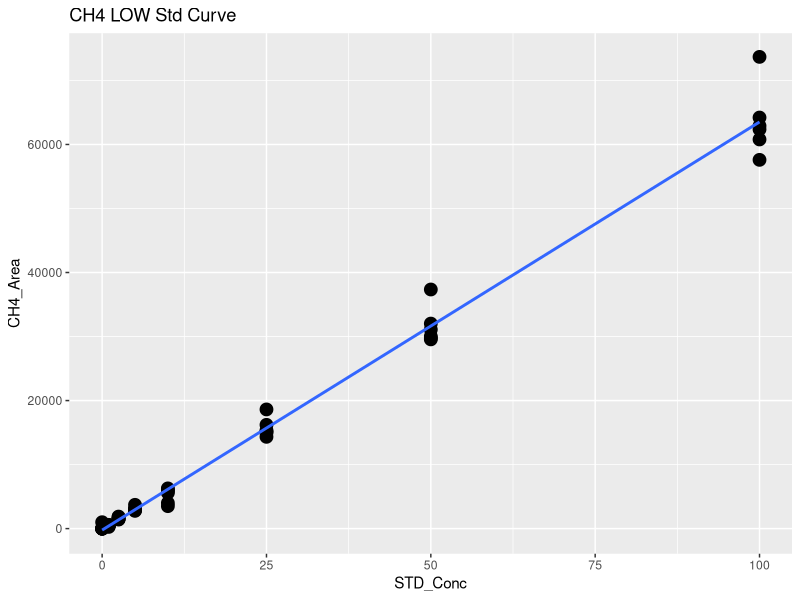
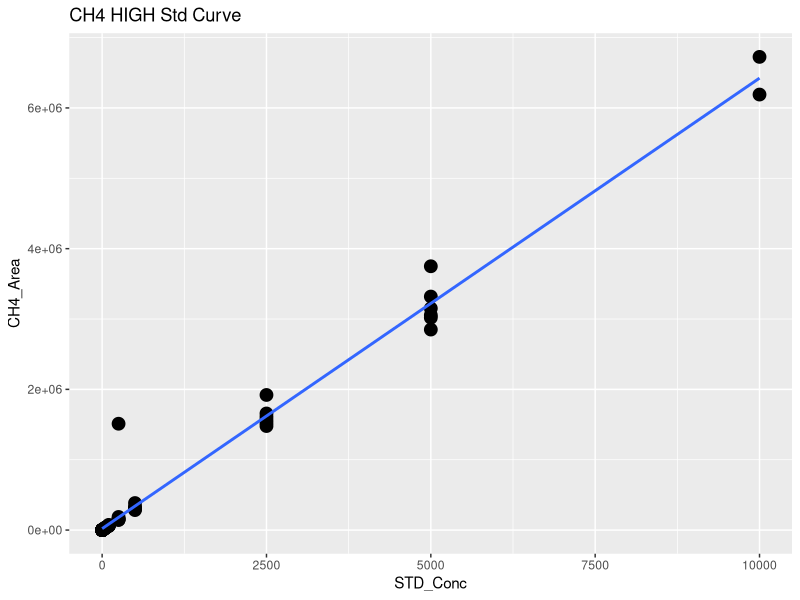
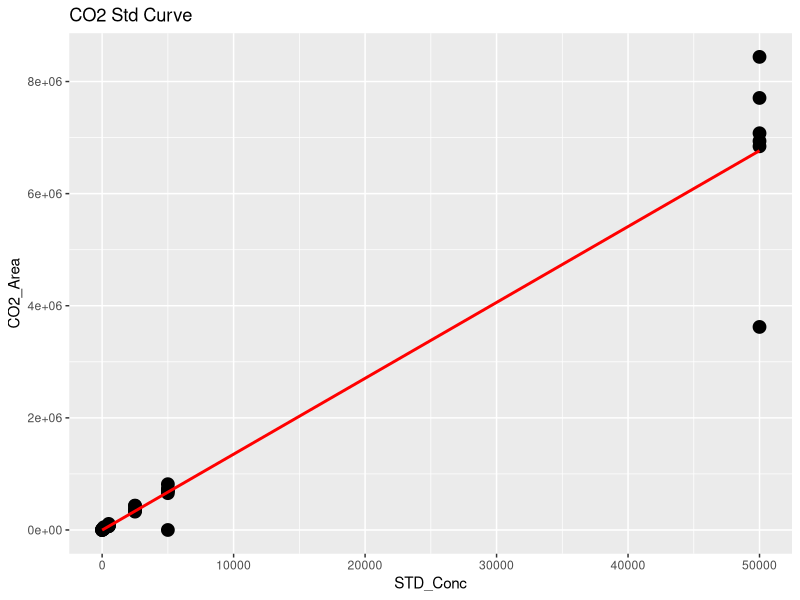
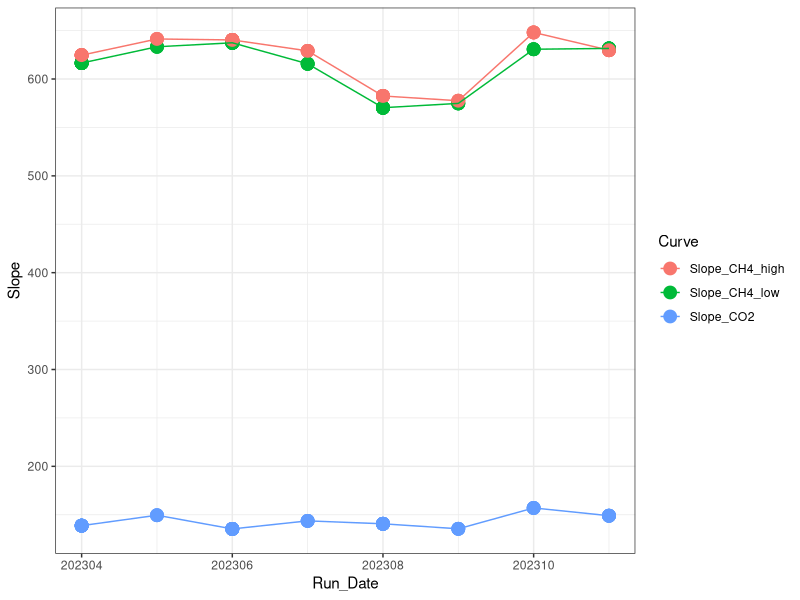

R code for these plots, in order: (Note: this script raises an error after producing the figures.)
## ---- chunk 1
library(dplyr)
library(ggplot2)
library(ggpubr)
library(stringr)
## ---- chunk 2
#Read in June Data 
raw <- read.csv("2023 Raw Data/TEMPEST_SGAS_June_2023_ALL_entered.csv")
head(raw)

#pull out methane standards
stds_ch4 <-  raw %>%  
  filter(str_detect(Sample_Type, "STD_CH4"))
#head(stds_ch4)

#split into high curve and low curve for CH4
stds_ch4_low <- stds_ch4  %>%  
  filter(!STD_Conc > 100)

#Low curve for CH4
CH4_Low <- ggplot(stds_ch4_low, aes(STD_Conc, CH4_Area)) + geom_point(size=4) + 
  geom_smooth(method = "lm", se = FALSE) + labs(title="CH4 LOW Std Curve")
CH4_Low

CH4_Low_lm <- lm(stds_ch4_low$CH4_Area ~ stds_ch4_low$STD_Conc)
summary(CH4_Low_lm)
cf <- coef(CH4_Low_lm)

#create data frame with 1 rows and 0 columns
Slope_CH4_low <- data.frame(matrix(ncol = 0, nrow = 1))
Slope_CH4_low$Curve <- "Slope_CH4_low"
Slope_CH4_low$R2 <- summary(CH4_Low_lm)$adj.r.squared
Slope_CH4_low$Slope <- cf[2]
Slope_CH4_low$Intercept <- cf[1]
#head(Slope_CH4_low)

#High curve for CH4
CH4_High <- ggplot(stds_ch4, aes(STD_Conc, CH4_Area)) + geom_point(size=4) + 
  geom_smooth(method = "lm", se = FALSE) + labs(title="CH4 HIGH Std Curve")
CH4_High

stds_ch4_lm <- lm(stds_ch4$CH4_Area ~ stds_ch4$STD_Conc)
summary(stds_ch4_lm)
cf <- coef(stds_ch4_lm)

#create data frame with 1 rows and 0 columns
Slope_CH4_high <- data.frame(matrix(ncol = 0, nrow = 1))
Slope_CH4_high$Curve <- "Slope_CH4_high"
Slope_CH4_high$R2 <- summary(stds_ch4_lm)$adj.r.squared
Slope_CH4_high$Slope <- cf[2]
Slope_CH4_high$Intercept <- cf[1]
#head(Slope_CH4_high)

#pull out co2 standards
stds_co2 <-  raw %>%  
  filter(str_detect(Sample_Type, "STD_CO2"))
#head(stds_co2)

#CO2 Curve
CO2_stds <- ggplot(stds_co2, aes(STD_Conc, CO2_Area)) + geom_point(size=4) + 
  geom_smooth(method = "lm", se = FALSE, color="red") + labs(title="CO2 Std Curve")
CO2_stds

stds_co2_lm <- lm(stds_co2$CO2_Area ~ stds_co2$STD_Conc)
summary(stds_co2_lm)
cf <- coef(stds_co2_lm)

#create data frame with 1 rows and 0 columns
Slope_CO2 <- data.frame(matrix(ncol = 0, nrow = 1))
Slope_CO2$Curve <- "Slope_CO2"
Slope_CO2$R2 <- summary(stds_co2_lm)$adj.r.squared
Slope_CO2$Slope <- cf[2]
Slope_CO2$Intercept <- cf[1]
#head(Slope_CO2)

#pull all the slopes together into one dataframe 
Slopes <- rbind(Slope_CH4_low, Slope_CH4_high, Slope_CO2)
#head(Slopes)

#needs changed each time #####
Slopes$Run_Date <- c(202306, 202306, 202306)

log <- read.csv("2023 Raw Data/COMPASS_TEMPEST_Varian_QAQC_2023.csv")
head(log)
log <- log[ ,-c(1)]
log <- rbind(log, Slopes)

Slopes_chk <- ggplot(log, aes(Run_Date, Slope, col=Curve)) + geom_point(size=4) + geom_line() + theme_bw()
Slopes_chk

write.csv(log, "2023 Raw Data/COMPASS_TEMPEST_Varian_QAQC_2023.csv")
## ---- chunk 3
#head(raw)

#pull out methane standards
Samples <-  raw %>%  
  filter(!str_detect(Sample_Type, "STD_CH4")) %>%  
  filter(!str_detect(Sample_Type, "STD_CO2")) %>%  
  filter(!str_detect(Sample_Type, "Blank")) %>%  
  filter(!str_detect(Sample_Type, "Chk_STD")) %>%  
   filter(!str_detect(Sample_Type, "CHKSTD")) %>%
  filter(!str_detect(Sample_Type, "NA"))
#head(Samples)

#Now flag any areas that are above the 100ppm area for CH4
Samples$CH4_Curve <- ifelse(Samples$CH4_Area >71000, "High", "Low")
#head(Samples)

#Calculate CH4 concentrations in ppm
Samples$CH4_Conc_ppm <- ifelse(Samples$CH4_Area >71000, (Samples$CH4_Area-Slope_CH4_high$Intercept)/Slope_CH4_high$Slope,                                       (Samples$CH4_Area-Slope_CH4_low$Intercept)/Slope_CH4_low$Slope )

#Calculate CO2 concentrations in ppm 
Samples$CO2_Conc_ppm <- ((Samples$CO2_Area-Slope_CO2$Intercept)/Slope_CO2$Slope) 

#head(Samples)

##########make flags for any dilutions needed 
#highest CH4 standard = 10000
#highest CO2 standard = 50000

Samples$CH4_Flag <- ifelse(Samples$CH4_Conc_ppm >10000, "Needs Dilution", "Within Range")
Samples$CO2_Flag <- ifelse(Samples$CO2_Conc_ppm >50000, "Needs Dilution", "Within Range")
#head(Samples)

## ---- chunk 4

chks <-  raw %>%  
  filter(!str_detect(Sample_Type, "STD_CH4")) %>%  
  filter(!str_detect(Sample_Type, "STD_CO2")) %>%  
  filter(!str_detect(Sample_Type, "Blank")) %>%  
  filter(!str_detect(Sample_Type, "Unknown")) %>%  
  filter(!str_detect(Sample_Type, "NA"))
#head(chks)

#Calculate CH4 concentrations in ppm
chks$CH4_Conc_ppm <- ifelse(chks$CH4_Area >71000, 
                      (chks$CH4_Area-Slope_CH4_high$Intercept)/Slope_CH4_high$Slope,                                       (chks$CH4_Area-Slope_CH4_low$Intercept)/Slope_CH4_low$Slope )

#Calculate CO2 concentrations in ppm 
chks$CO2_Conc_ppm <- ((chks$CO2_Area-Slope_CO2$Intercept)/Slope_CO2$Slope)



#change this if check standard concentrations are different 
level_ch4 <- 5      #ppm
level_co2 <- 1000   #ppm

#calculate percent difference of check standards 
chks$Ch4_diff <- ((chks$CH4_Conc_ppm - level_ch4)/((chks$CH4_Conc_ppm + level_ch4)/2)) * 100
chks$CH4_diff_flag <-  ifelse(chks$Ch4_diff <10, 'YES', 'NO, rerun')

chks$CO2_diff <- ((chks$CO2_Conc_ppm - level_co2)/((chks$CO2_Conc_ppm + level_co2)/2)) * 100
chks$CO2_diff_flag <-  ifelse(chks$CO2_diff <10, 'YES', 'NO, rerun')

#now plot the Ch4 concentrations and the CO2 concentrations vs. the expected concentration 
#then also make the color the percent difference between the expected and observed concentration 

ch4_chk <-  ggplot(data = chks, aes(x = Sample_ID, y = CH4_Conc_ppm, fill=CH4_diff_flag)) +
       geom_bar(stat = 'identity') + 
        scale_fill_manual(values=c("darkgreen", "darkgrey"))+
        theme_classic() + labs(x= " ", y="Percent Difference  (%)", title="Check Stds: CH4") + 
        theme(legend.position="bottom") +  geom_hline(yintercept=level_ch4, linetype="dashed", 
                color = "black", linewidth=1)


co2_chk <-  ggplot(data = chks, aes(x = Sample_ID, y = CO2_Conc_ppm, fill=CO2_diff_flag)) +
       geom_bar(stat = 'identity') + 
        scale_fill_manual(values=c("darkgreen", "darkgrey"))+
        theme_classic() + labs(x= " ", y="Percent Difference  (%)", title="Check Stds: CO2") + 
        theme(legend.position="bottom") +  geom_hline(yintercept=level_co2, linetype="dashed", 
                color = "black", linewidth=1)

ggarrange(ch4_chk, co2_chk, nrow=1, ncol=2)


## ---- chunk 5

#multiply the concentration by the dilution factor
Samples$CH4_Conc_ppm_dilcorr <- (Samples$CH4_Conc_ppm * Samples$Dilution_Factor)

Samples$CO2_Conc_ppm_dilcorr <- (Samples$CO2_Conc_ppm * Samples$Dilution_Factor)

#check results
#head(Samples)

#quick first look at the samples 
ch4_samples <-  ggplot(data = Samples, aes(x = Sample_ID, y = CH4_Conc_ppm, fill=CH4_Flag)) +
       geom_bar(stat = 'identity') + 
        scale_fill_manual(values=c("darkgreen","red"))+
        theme_classic() + labs(x= " ", y="CH4 (ppm)", title="CH4: Green = Within Range") + 
        theme(legend.position="none") 


co2_samples <-  ggplot(data = Samples, aes(x = Sample_ID, y = CO2_Conc_ppm, fill=CO2_Flag)) +
       geom_bar(stat = 'identity') + 
        scale_fill_manual(values=c("red", "darkgreen"))+
        theme_classic() + labs(x= " ", y="CO2 (ppm)", title="CO2: Green = Within Range") + 
        theme(legend.position="none") 

ggarrange(ch4_samples, co2_samples, nrow=1, ncol=2)


## ---- chunk 6

# Convert ppm CH4 to total umol CH4 in the sample headspace
# use Ideal Gas Law:  
#   hdsp umol CH4 = ppm CH4*(PV/RT) 
#      P = 1 (pressure in atm)
#      R = 0.082 (gas constant)
#      V = 0.015 (gas syringe volume in L)
#      T = "TempC" column value in Kelvin (equilibration temperature)

#set the volume used for the sample
volume = 0.02  #in Liters (samples are 20mL so 0.02mL )
TempC <-  25 #I am assuming 25C not sure how we want to handle this
IdealGas <- 0.08206

#Calculate CH4 concentrations in ppm
Samples$CH4_Conc_umol <- ifelse(Samples$G_W == "W",
                    ((Samples$CH4_Conc_ppm_dilcorr*((1*volume)/(0.08206*(TempC+273.15))))/(volume)),
                    (Samples$CH4_Conc_ppm_dilcorr*((1*volume)/(0.08206*(TempC+273.15)))))
Samples$CO2_Conc_umol <- ifelse(Samples$G_W == "W",
                    ((Samples$CO2_Conc_ppm_dilcorr*((1*volume)/(0.08206*(TempC+273.15))))/(volume)),
                    (Samples$CO2_Conc_ppm_dilcorr*((1*volume)/(0.08206*(TempC+273.15)))))

Samples$CH4_Conc_nmol <- Samples$CH4_Conc_umol * 1000
Samples$CO2_Conc_nmol <- Samples$CO2_Conc_umol * 1000

#quick first look at the samples 
ch4_samples1 <-  ggplot(data = Samples, aes(x = Sample_ID, y = CH4_Conc_nmol, fill=G_W)) +
       geom_bar(stat = 'identity') + 
        scale_fill_manual(values=c("darkgrey","darkblue"))+
        theme_classic() + labs(x= " ", y="CH4 (uM)", title="CH4: Blue = PW Sample") + 
        theme(legend.position="none") 


co2_samples1 <-  ggplot(data = Samples, aes(x = Sample_ID, y = CO2_Conc_nmol, fill=G_W)) +
       geom_bar(stat = 'identity') + 
        scale_fill_manual(values=c("darkgrey","darkblue"))+
        theme_classic() + labs(x= " ", y="CO2 (uM)", title="CO2: Blue = PW Sample") + 
        theme(legend.position="none") 

ggarrange(ch4_samples1, co2_samples1, nrow=1, ncol=2)

## ---- chunk 7
#check results
#head(Samples)

#pull out what we need 
Samples1 <- Samples[ ,c(1:3,6:17,21, 24:33)]
#head(Samples1)


write.csv(Samples1, "2023 Processed Data/COMPASS_TEMPEST_SGW_202306_Processed.csv")
